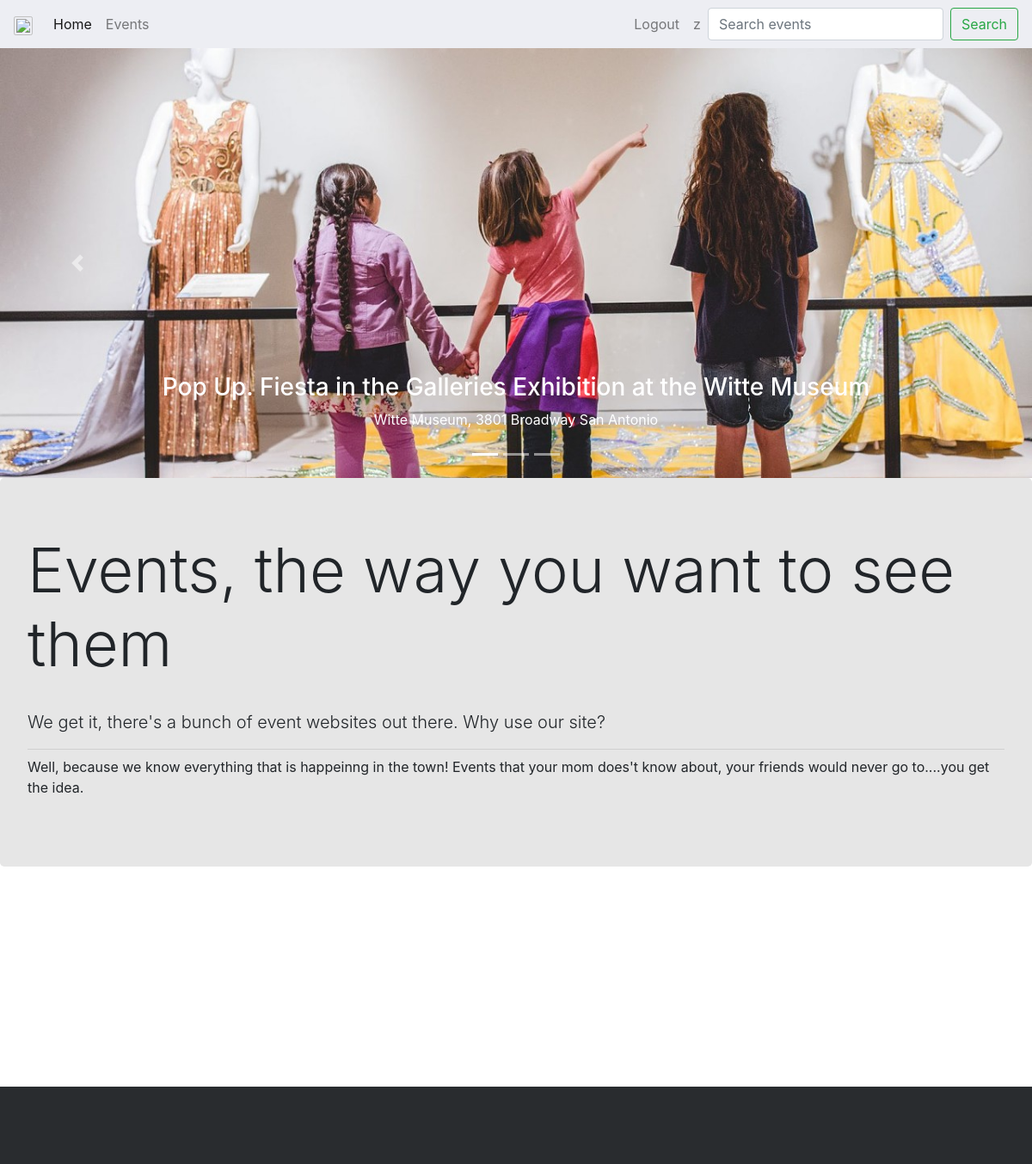
The app's page / (signed in) with its own data.
### cal/models.py (models this page shows, shortened)
class Event(models.Model):
    title = models.CharField(max_length=100, primary_key=True)
    desc = models.TextField()
    price = models.DecimalField(max_digits=6, decimal_places=2, default=0)
    venue = models.CharField(max_length=100)
    startDate = models.DateTimeField()
    imgLoc = models.CharField(max_length=100, default='default.jpg')
    category = models.CharField(max_length=100, default='default')
    class Meta:
        ordering = [ 'startDate' ]

### cal/views.py (the view)
# urls.py: path('', views.home, name='home'),
def home(request):
    return render(request, 'home.html', {'event_list' : Event.objects.all()[:3] } )

### cal/templates/home.html (shortened to what this page needs)
{% extends "base_generic.html" %}
{% block content %}
<div class="bd-example">
  <div id="carouselExampleCaptions" class="carousel slide" data-ride="carousel">
    <ol class="carousel-indicators">
      <li data-target="#carouselExampleCaptions" data-slide-to="0" class="active"></li>
      <li data-target="#carouselExampleCaptions" data-slide-to="1"></li>
      <li data-target="#carouselExampleCaptions" data-slide-to="2"></li>
    </ol>
    <div class="carousel-inner" role="listbox">
      {% if event_list %}
        {% for event in event_list|slice:":3" %}
        <div class="carousel-item">
          <a href="/events/{{ event.title }}">
            {% load static %}
            <img class="d-block w-100 carousel-image" alt="default image" src="{% static event.imgLoc %}" data-holder-rendered="true" style="object-fit: cover; height: 100%;">
            <div class="carousel-caption d-none d-md-block">
              <h3>{{ event.title }}</h3>
              <p>{{ event.venue }}</p>
            </div>
          </a>
        </div>
        {% endfor %}
      {% endif %}
    </div>
    <a class="carousel-control-prev" href="#carouselExampleCaptions" role="button" data-slide="prev">
      <span class="carousel-control-prev-icon" aria-hidden="true"></span>
    </a>
    <a class="carousel-control-next" href="#carouselExampleCaptions" role="button" data-slide="next">
      <span class="carousel-control-next-icon" aria-hidden="true"></span>
    </a>
  </div>
</div>
<div class="jumbotron" style="background-color: #e6e6e6;">
  <h1 class="display-3">Events, the way you want to see them</h1>
  <br/>
  <p class="lead">We get it, there's a bunch of event websites out there. Why use our site?</p>
  <hr class="my-2">
  <p>Well, because we know everything that is happeinng in the town! Events that your mom does't know about, your friends would never go to....you get the idea.</p>
</div>
<br>
<br>
<br>
<br>
<br><br>
{% endblock %}

### cal/templates/base_generic.html (shortened to what this page needs)
<!DOCTYPE html>
<html>
  <head>
    <link rel="stylesheet" href="https://maxcdn.bootstrapcdn.com/bootstrap/4.0.0/css/bootstrap.min.css">
    <link rel="stylesheet" href="path/to/font-awesome/css/font-awesome.min.css">
    <link rel="stylesheet" href="https://code.jquery.com/ui/1.12.1/themes/base/jquery-ui.css">
    {% load static %}
    <link rel="stylesheet" href="{% static 'css/styles.css' %}">
  </head>
    <body>
      <nav class="navbar navbar-expand-lg navbar-light bg-light" style="background-color: #edeef3 !important;">
        <a class="navbar-brand" href="#"><img src="https://cdn3.volusion.com/drk7m.puwj5/v/vspfiles/photos/636_Brown_Women-2.jpg" style="width:70px; padding: 2px; border: 1px solid silver; border-radius: 10%"></a>
        <div class="collapse navbar-collapse justify-content-end" id="navbarNavAltMarkup">
          <div class="navbar-nav mr-auto">
            <a class="nav-item nav-link" id="nav-home" href="/">Home</a>
            <a class="nav-item nav-link" id="nav-events" href="/events">Events</a>
          </div>
          <div class="navbar-nav my-2 my-lg-0 ml-auto">
            {% if user.is_authenticated %}
            <a class="nav-item nav-link" href="{% url 'logout'%}?next={{request.path}}">Logout</a>
            <li class="nav-item nav-link" style="color: rgba(0,0,0,.5)">{{ user.get_username }}</li>
            {% else %}
            <a class="nav-item nav-link" id="nav-login" href="{% url 'login'%}">Login</a>
            <a class="nav-item nav-link" id="nav-register" href="{% url 'register'%}">Register</a>
            {% endif %}
            <form class="form-inline" id="nav-form" action="/events" type="GET">
              <input class="form-control mr-sm-2" type="text" name="search" id="navSearchBar" placeholder="Search events" aria-label="Search events">
              <button class="btn btn-outline-success my-2 my-sm-0">Search</button>
            </form>
          </div>
        </div>
      </nav>
    {% block content %}
    {% endblock %}
  		<footer class="footer-distributed">
  		</footer>
  </body>
</html>

### cal/static/css/styles.css (style rules this page uses)
.footer-distributed { background-color: #292c2f; box-shadow: 0 1px 1px 0 rgba(0, 0, 0, 0.12); box-sizing: border-box; width: 100%; text-align: left; font: normal 16px sans-serif; padding: 45px 50px; margin-top: 80px; }
@media (min-width: 768px) { .carousel-item { height: 500px; } }

### records on screen
Event: imgLoc (picture), title "Pop Up. Fiesta in the Galleries Exhibition at the Witte Museum", venue "Witte Museum, 3801 Broadway San Antonio"

### other values on screen
{{ user.get_username }} "z"
